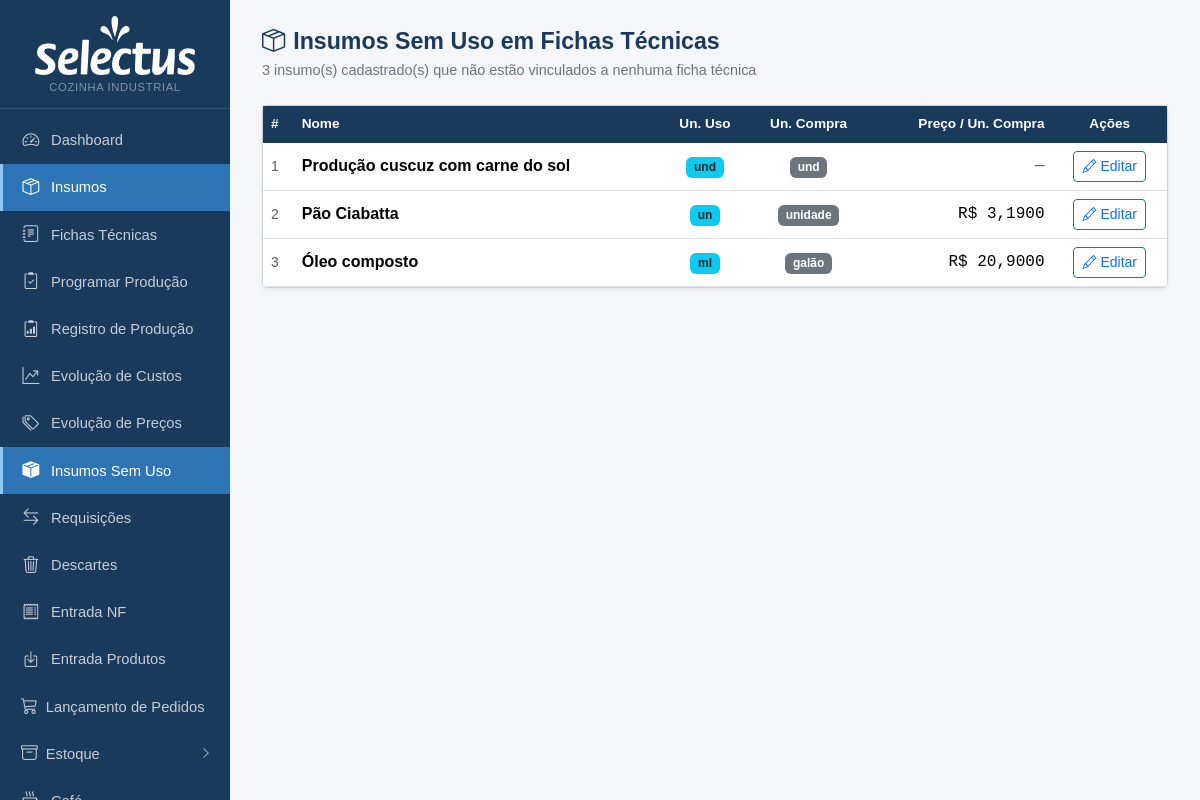
/insumos/sem-uso, run on an earlier commit of the app's database.
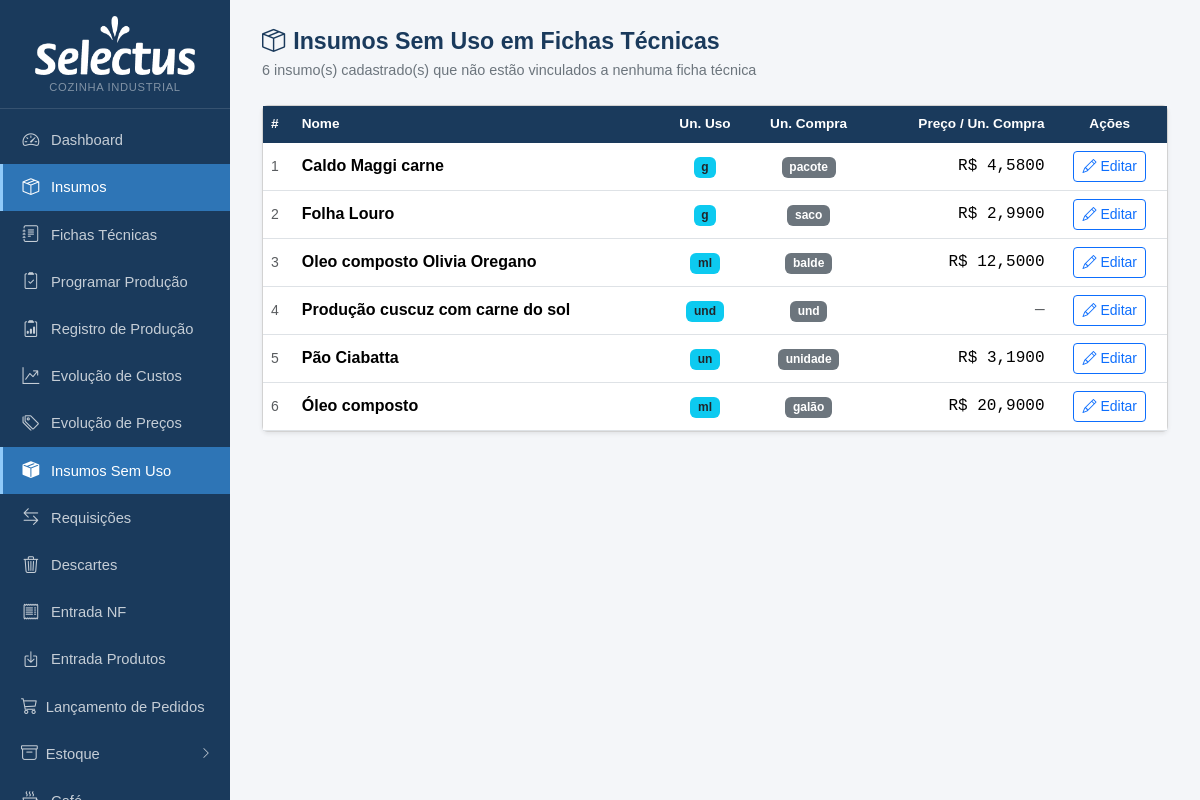
And on a later commit of the database.
### tables this page shows
CREATE TABLE insumos (
            id INTEGER PRIMARY KEY AUTOINCREMENT,
            nome TEXT NOT NULL,
            unidade_compra TEXT NOT NULL,
            preco_compra REAL,
            unidade_uso TEXT NOT NULL,
            fator_conversao REAL NOT NULL DEFAULT 1
        , qtd_por_embalagem REAL, unid_embalagem TEXT, produto_vinculado_id INTEGER, estoque_atual REAL DEFAULT 0, estoque_minimo REAL DEFAULT 0, status_revisao_custo TEXT DEFAULT 'nao_revisado', data_revisao_custo TEXT, fornecedor TEXT, aproveitamento REAL NOT NULL DEFAULT 100, status_revisao_nome TEXT DEFAULT 'nao_revisado', observacao TEXT, estoque_central REAL DEFAULT 0, status_revisao_fp TEXT DEFAULT "nao_revisado", categoria TEXT, ep_fornecedor_id INTEGER REFERENCES ep_fornecedores(id));

### app.py (the view)
@app.route('/insumos/sem-uso')
def insumos_sem_uso():
    db = get_db()
    rows = db.execute('''
        SELECT i.* FROM insumos i
        WHERE i.id NOT IN (SELECT DISTINCT insumo_id FROM ficha_tecnica)
        ORDER BY i.nome
    ''').fetchall()
    db.close()
    return render_template('insumos_sem_uso.html', insumos=rows)

### app.py (called while the page is built)
def get_db():
    c = sqlite3.connect(DB)
    c.row_factory = sqlite3.Row
    c.execute("PRAGMA foreign_keys = ON")
    return c

def count_alertas():
    try:
        db = get_db()
        n = db.execute('''SELECT COUNT(*) FROM insumos
                          WHERE estoque_minimo > 0 AND COALESCE(estoque_atual,0) < estoque_minimo''').fetchone()[0]
        db.close()
        return n
    except:
        return 0

@app.context_processor
def inject_alertas():
    try:
        db = get_db()
        n_ped = db.execute("SELECT COUNT(*) FROM pedidos WHERE status='aberto'").fetchone()[0]
        db.close()
    except Exception:
        n_ped = 0
    return dict(n_alertas=count_alertas(), n_pedidos_abertos=n_ped)

### templates/insumos_sem_uso.html (shortened to what this page needs)
{% extends "base.html" %}
{% block content %}
<div class="page-header">
  <h1><i class="bi bi-box-seam me-2"></i>Insumos Sem Uso em Fichas Técnicas</h1>
  <p>{{ insumos|length }} insumo(s) cadastrado(s) que não estão vinculados a nenhuma ficha técnica</p>
</div>
{% if not insumos %}
<div class="text-center py-5 text-muted">
  <i class="bi bi-check-circle" style="font-size:2.5rem;color:#198754"></i>
  <p class="mt-2 fw-semibold">Todos os insumos estão sendo utilizados em pelo menos uma ficha técnica.</p>
</div>
{% else %}
<div class="card shadow-sm">
  <div class="card-body p-0">
    <table class="table table-hover mb-0 align-middle">
      <thead>
        <tr>
          <th>#</th>
          <th>Nome</th>
          <th class="text-center">Un. Uso</th>
          <th class="text-center">Un. Compra</th>
          <th class="text-end">Preço / Un. Compra</th>
          <th class="text-center">Ações</th>
        </tr>
      </thead>
      <tbody>
        {% for ins in insumos %}
        <tr>
          <td class="text-muted small">{{ loop.index }}</td>
          <td class="fw-semibold">{{ ins.nome }}</td>
          <td class="text-center"><span class="badge bg-info text-dark">{{ ins.unidade_uso }}</span></td>
          <td class="text-center"><span class="badge bg-secondary">{{ ins.unidade_compra }}</span></td>
          <td class="text-end font-monospace">
            {% if ins.preco_compra %}
              R$ {{ '%.4f'|format(ins.preco_compra)|replace('.',',') }}
            {% else %}
              <span class="text-muted">—</span>
            {% endif %}
          </td>
          <td class="text-center">
            <a href="{{ url_for('insumo_editar', id=ins.id) }}" class="btn btn-sm btn-outline-primary">
              <i class="bi bi-pencil me-1"></i>Editar
            </a>
          </td>
        </tr>
        {% endfor %}
      </tbody>
    </table>
  </div>
</div>
{% endif %}
{% endblock %}

### templates/base.html (shortened to what this page needs)
<!DOCTYPE html>
<html lang="pt-BR">
<head>
  <link href="https://cdn.jsdelivr.net/npm/bootstrap@5.3.3/dist/css/bootstrap.min.css" rel="stylesheet">
  <link href="https://cdn.jsdelivr.net/npm/bootstrap-icons@1.11.3/font/bootstrap-icons.min.css" rel="stylesheet">
</head>
<body>
<div id="sidebar">
  <div class="brand text-center" style="padding:16px 12px 12px">
    <img src="{{ url_for('static', filename='logo.png') }}" alt="Mercado Selectus"
         style="max-width:160px;width:100%;filter:brightness(0) invert(1)">
    <span style="font-size:.7rem;color:rgba(255,255,255,.45);display:block;margin-top:4px;letter-spacing:.06em;text-transform:uppercase">Cozinha Industrial</span>
  </div>
  <nav class="mt-2">
    <a href="{{ url_for('index') }}" class="{{ 'active' if request.endpoint == 'index' }}">
      <i class="bi bi-speedometer2"></i> Dashboard
    </a>
    <a href="{{ url_for('insumos_lista') }}" class="{{ 'active' if 'insumo' in request.endpoint }}">
      <i class="bi bi-box-seam"></i> Insumos
    </a>
    <a href="{{ url_for('fichas_lista') }}" class="{{ 'active' if 'ficha' in request.endpoint }}">
      <i class="bi bi-journal-text"></i> Fichas Técnicas
    </a>
    <a href="{{ url_for('producao') }}" class="{{ 'active' if request.endpoint == 'producao' }}">
      <i class="bi bi-clipboard2-check"></i> Programar Produção
    </a>
    <a href="{{ url_for('registro_lista') }}" class="{{ 'active' if 'registro' in request.endpoint }}">
      <i class="bi bi-clipboard2-data"></i> Registro de Produção
    </a>
    <a href="{{ url_for('fichas_evolucao_custos') }}" class="{{ 'active' if request.endpoint == 'fichas_evolucao_custos' }}">
      <i class="bi bi-graph-up-arrow"></i> Evolução de Custos
    </a>
    <a href="{{ url_for('insumos_evolucao_precos') }}" class="{{ 'active' if request.endpoint == 'insumos_evolucao_precos' }}">
      <i class="bi bi-tags"></i> Evolução de Preços
    </a>
    <a href="{{ url_for('insumos_sem_uso') }}" class="{{ 'active' if request.endpoint == 'insumos_sem_uso' }}">
      <i class="bi bi-box-seam-fill"></i> Insumos Sem Uso
    </a>
    <a href="{{ url_for('requisicoes_lista') }}" class="{{ 'active' if 'requisicao' in request.endpoint }}">
      <i class="bi bi-arrow-left-right"></i> Requisições
    </a>
    <a href="{{ url_for('descartes_lista') }}" class="{{ 'active' if 'descarte' in request.endpoint }}">
      <i class="bi bi-trash3"></i> Descartes
    </a>
    <a href="{{ url_for('nf_lista') }}" class="{{ 'active' if 'nf' in request.endpoint }}">
      <i class="bi bi-receipt"></i> Entrada NF
    </a>
    <a href="{{ url_for('ep_lista') }}" class="{{ 'active' if 'ep_' in request.endpoint }}">
      <i class="bi bi-box-arrow-in-down"></i> Entrada Produtos
    </a>
    <a href="{{ url_for('pedidos_lista') }}" class="{{ 'active' if 'pedidos' in request.endpoint }}" style="justify-content:space-between">
      <span><i class="bi bi-cart3 me-2"></i>Lançamento de Pedidos</span>
    </a>
    {% set estoque_open = request.endpoint in ('alertas', 'estoque_revenda') %}
    <button class="sidebar-group-toggle d-flex align-items-center justify-content-between w-100"
            type="button"
            data-bs-toggle="collapse" data-bs-target="#sub-estoque"
            aria-expanded="{{ 'true' if estoque_open else 'false' }}">
      <span><i class="bi bi-archive me-2"></i>Estoque</span>
      <i class="bi bi-chevron-{{ 'down' if estoque_open else 'right' }}" style="font-size:.75rem"></i>
    </button>
    <a href="{{ url_for('cafe_lista') }}" class="{{ 'active' if 'cafe' in request.endpoint }}">
      <i class="bi bi-cup-hot"></i> Café
    </a>
  </nav>
</div>
<div id="main">
  {% block content %}{% endblock %}
</div>
</body>
</html>

What changed in the data, as far as the page shows it:
added insumos: nome "Caldo Maggi carne", unidade_uso "g", unidade_compra "pacote", preco_compra "4,5800"
added insumos: nome "Folha Louro", unidade_uso "g", unidade_compra "saco", preco_compra "2,9900"
added insumos: nome "Oleo composto Olivia Oregano", unidade_uso "ml", unidade_compra "balde", preco_compra "12,5000"
Also different on the page:
{{ insumos|length }}: "3" → "6"
